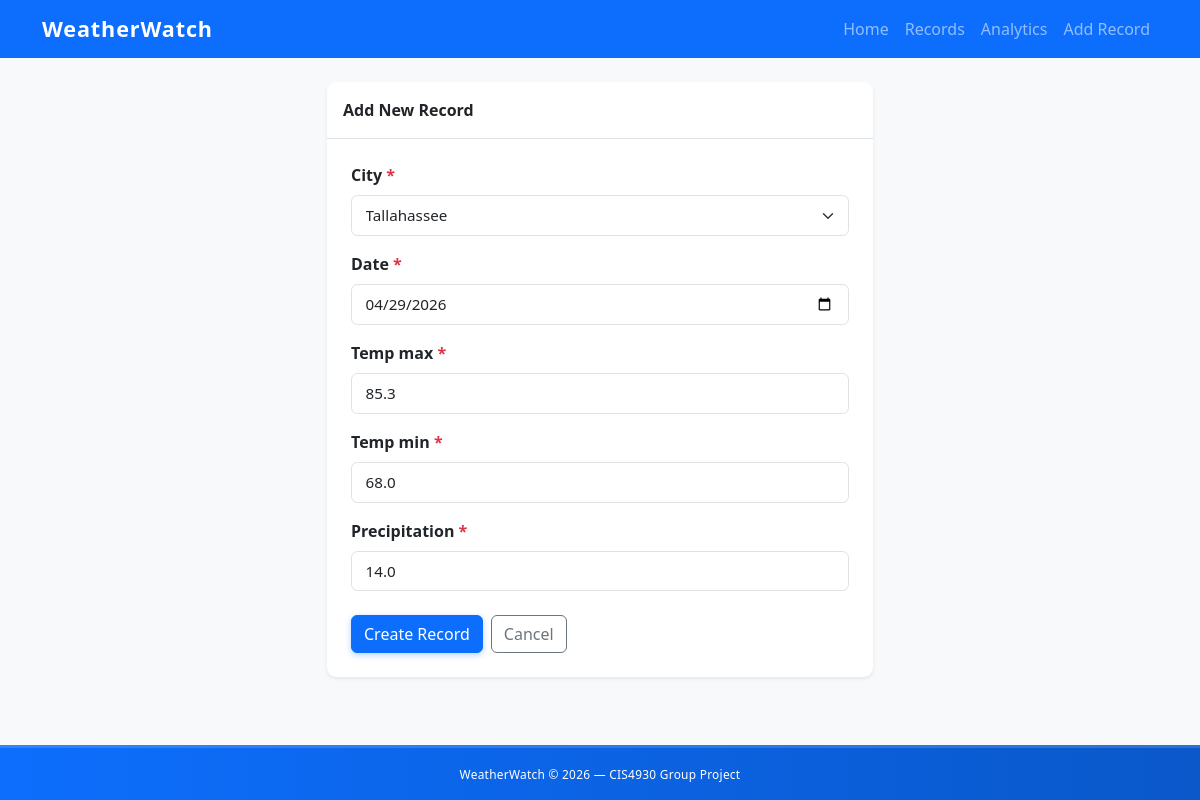
The app's page /records/7/edit/ with its own data.
### core/models.py (models this page shows, shortened)
class Record(models.Model):
    SOURCE_CHOICES = [
        ("csv", "CSV Import"),
        ("api", "API Fetch"),
    ]
    city = models.ForeignKey(
        City,
        on_delete=models.CASCADE,
        related_name="records"
    )
    date = models.DateField()
    temp_max = models.FloatField()
    temp_min = models.FloatField()
    precipitation = models.FloatField(default=0)
    source = models.CharField(
        max_length=10,
        choices=SOURCE_CHOICES,
        default="csv"
    )
    run = models.ForeignKey(
        DataRun,
        on_delete=models.SET_NULL,
        null=True,
        blank=True,
        related_name="records"
    )
    created_at = models.DateTimeField(auto_now_add=True)
    class Meta:
        ordering = ["-date", "city__name"]
        unique_together = ("city", "date")

### core/views.py (the view)
# urls.py: path("records/<int:pk>/edit/", views.update_record, name = "record_edit"),
def update_record(request, pk):
    record = get_object_or_404(Record, pk=pk)    #model needed
    if request.method == "POST":
        form = RecordForm(request.POST, instance = record)
        if form.is_valid():
            form.save()
            messages.success(request, "Record updated successfully")
            return redirect("record_detail", pk = record.pk)
    else:
        form = RecordForm(instance=record) #show form with existing data
        return render(request, "core/record_form.html", {"form": form})   #render form with errors if form is invalid

### core/forms.py
class RecordForm(forms.ModelForm):
    class Meta:
        model = Record
        fields = ["city", "date", "temp_max", "temp_min", "precipitation"]
        widgets = {
            'city': forms.Select(attrs={'class': 'form-select'}),
            'date': forms.DateInput(attrs={'type': 'date', 'class': 'form-control'}),
            'temp_max': forms.NumberInput(attrs={'class': 'form-control', 'step': '0.1'}),
            'temp_min': forms.NumberInput(attrs={'class': 'form-control', 'step': '0.1'}),
            'precipitation': forms.NumberInput(attrs={'class': 'form-control', 'step': '0.1', 'min': '0', 'max': '100'}),
        }

### core/models.py (called while the page is built)
    def __str__(self):
        return self.name

### core/templates/core/record_form.html (shortened to what this page needs)
{% extends "core/base.html" %}
{% block content %}
<div class="row justify-content-center">
    <div class="col-lg-6 col-md-8">
        <div class="card border-0 shadow-sm">
            <div class="card-header bg-transparent fw-semibold border-bottom py-3">
                {% if record %}Edit Record{% else %}Add New Record{% endif %}
            </div>
            <div class="card-body p-4">
                <form method="post" novalidate>
                    {% for field in form %}
                    <div class="mb-3">
                        <label for="{{ field.id_for_label }}" class="form-label fw-semibold">
                            {{ field.label }}
                            {% if field.field.required %}<span class="text-danger">*</span>{% endif %}
                        </label>
                        {{ field }}
                    </div>
                    {% endfor %}
                    <div class="d-flex gap-2 mt-4">
                        <button type="submit" class="btn btn-primary">
                            {% if record %}Save Changes{% else %}Create Record{% endif %}
                        </button>
                        <a href="{% url 'records' %}" class="btn btn-outline-secondary">Cancel</a>
                    </div>
                </form>
            </div>
        </div>
    </div>
</div>
{% endblock %}

### core/static/css/style.css (style rules this page uses)
.card { transition: transform 0.18s ease, box-shadow 0.18s ease; border-radius: 0.6rem; }
.form-control, .form-select { padding: 0.5rem 0.85rem; font-size: 0.95rem; border-radius: 0.4rem; }
.btn-primary { box-shadow: 0 2px 6px rgba(13, 110, 253, 0.3); transition: transform 0.15s ease, box-shadow 0.15s ease; }
body { display: flex; flex-direction: column; min-height: 100vh; background-color: #f8f9fa; }

### records on screen
Record: form "Tallahassee" "04/29/2026" "85.3" "68.0" "14.0"

### other values on screen
{{ field.label }} "City" "Date" "Temp max" "Temp min" "Precipitation"
